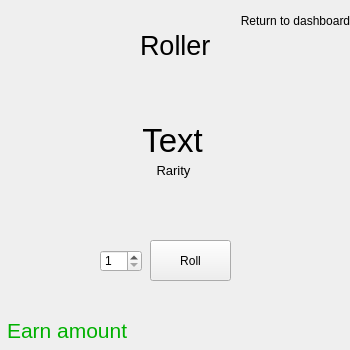
<?xml version="1.0" encoding="UTF-8"?>
<ui version="4.0">
 <class>MainWindow</class>
 <widget class="QMainWindow" name="MainWindow">
  <property name="geometry">
   <rect>
    <x>0</x>
    <y>0</y>
    <width>350</width>
    <height>350</height>
   </rect>
  </property>
  <property name="windowTitle">
   <string>Roller (bootleg Sol's RNG)</string>
  </property>
  <widget class="QWidget" name="centralwidget">
   <widget class="QLabel" name="Roller_Label">
    <property name="geometry">
     <rect>
      <x>140</x>
      <y>20</y>
      <width>71</width>
      <height>51</height>
     </rect>
    </property>
    <property name="font">
     <font>
      <pointsize>20</pointsize>
     </font>
    </property>
    <property name="text">
     <string>Roller</string>
    </property>
   </widget>
   <widget class="QLabel" name="Text_Label">
    <property name="geometry">
     <rect>
      <x>32</x>
      <y>110</y>
      <width>281</width>
      <height>61</height>
     </rect>
    </property>
    <property name="font">
     <font>
      <pointsize>25</pointsize>
     </font>
    </property>
    <property name="text">
     <string>Text</string>
    </property>
    <property name="alignment">
     <set>Qt::AlignCenter</set>
    </property>
   </widget>
   <widget class="QLabel" name="Rarity_Label">
    <property name="geometry">
     <rect>
      <x>33</x>
      <y>140</y>
      <width>281</width>
      <height>61</height>
     </rect>
    </property>
    <property name="font">
     <font>
      <pointsize>10</pointsize>
     </font>
    </property>
    <property name="text">
     <string>Rarity</string>
    </property>
    <property name="alignment">
     <set>Qt::AlignCenter</set>
    </property>
   </widget>
   <widget class="QLabel" name="Earn_Label">
    <property name="geometry">
     <rect>
      <x>7</x>
      <y>315</y>
      <width>131</width>
      <height>31</height>
     </rect>
    </property>
    <property name="font">
     <font>
      <pointsize>16</pointsize>
     </font>
    </property>
    <property name="styleSheet">
     <string notr="true">color: rgb(0, 177, 0);</string>
    </property>
    <property name="text">
     <string>Earn amount</string>
    </property>
   </widget>
   <widget class="QSpinBox" name="Price_Rollbox">
    <property name="geometry">
     <rect>
      <x>100</x>
      <y>250</y>
      <width>42</width>
      <height>22</height>
     </rect>
    </property>
    <property name="minimum">
     <number>1</number>
    </property>
    <property name="maximum">
     <number>999999999</number>
    </property>
   </widget>
   <widget class="QPushButton" name="Roll_Button">
    <property name="geometry">
     <rect>
      <x>150</x>
      <y>240</y>
      <width>81</width>
      <height>41</height>
     </rect>
    </property>
    <property name="text">
     <string>Roll</string>
    </property>
   </widget>
   <widget class="QPushButton" name="RTDB_Button">
    <property name="geometry">
     <rect>
      <x>240</x>
      <y>10</y>
      <width>111</width>
      <height>21</height>
     </rect>
    </property>
    <property name="text">
     <string>Return to dashboard</string>
    </property>
    <property name="flat">
     <bool>true</bool>
    </property>
   </widget>
   <widget class="QLabel" name="Error_Label">
    <property name="geometry">
     <rect>
      <x>20</x>
      <y>293</y>
      <width>311</width>
      <height>16</height>
     </rect>
    </property>
    <property name="font">
     <font>
      <pointsize>8</pointsize>
     </font>
    </property>
    <property name="styleSheet">
     <string notr="true">color: rgb(255, 0, 0);</string>
    </property>
    <property name="text">
     <string/>
    </property>
   </widget>
  </widget>
 </widget>
 <resources/>
 <connections/>
</ui>
